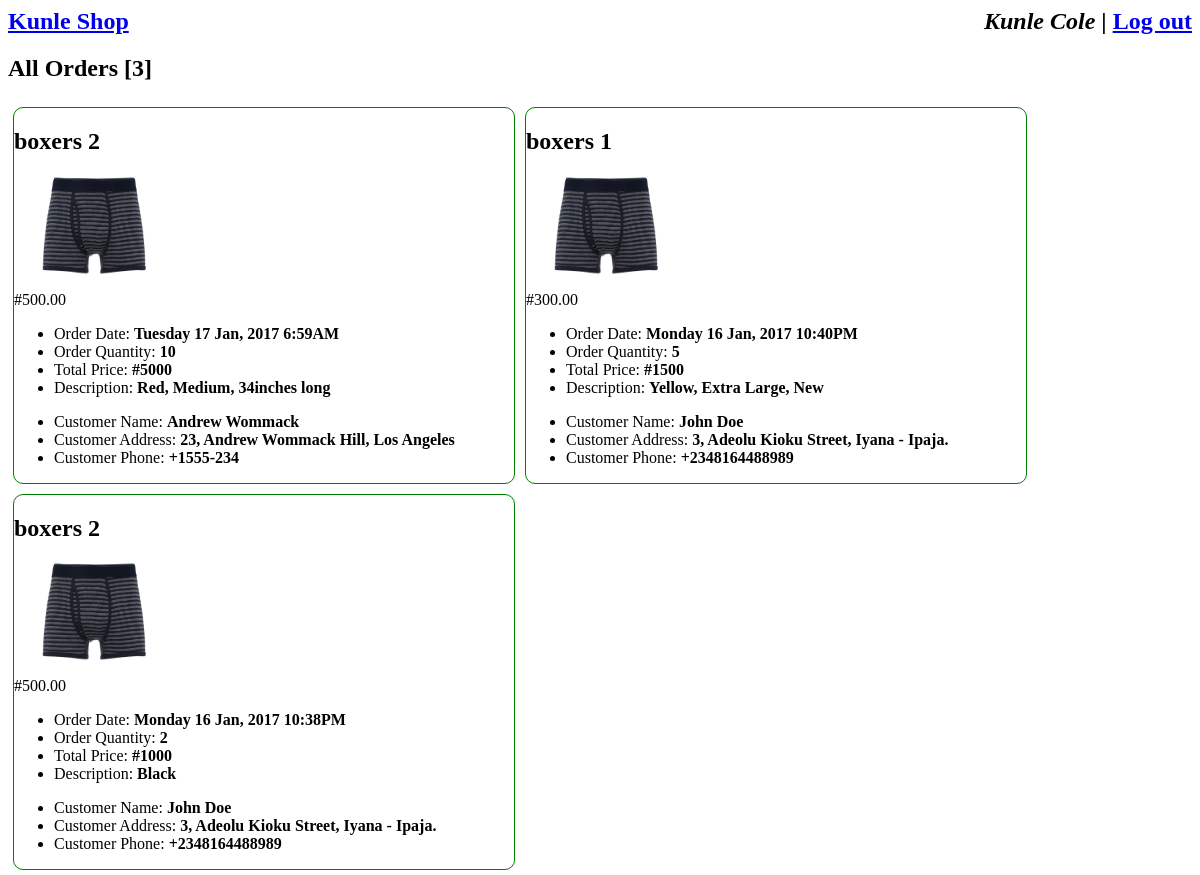
Page /orders.php (signed in) on the committed database.
### tables this page shows
CREATE TABLE `order` (
  `id` int(10) UNSIGNED NOT NULL,
  `date` varchar(45) NOT NULL,
  `quantity` int(10) UNSIGNED NOT NULL,
  `description` text,
  `users_id` int(10) UNSIGNED NOT NULL,
  `product_id` int(10) UNSIGNED NOT NULL
);

CREATE TABLE `product` (
  `id` int(10) UNSIGNED NOT NULL,
  `name` varchar(45) NOT NULL,
  `price` decimal(8,2) NOT NULL,
  `picture` varchar(45) DEFAULT NULL
);

CREATE TABLE `users` (
  `id` int(10) UNSIGNED NOT NULL,
  `username` varchar(45) NOT NULL,
  `password` varchar(100) NOT NULL,
  `name` varchar(45) NOT NULL,
  `address` varchar(45) DEFAULT NULL,
  `phone` varchar(45) DEFAULT NULL,
  `type` tinyint(4) NOT NULL
);

### orders.php (the view, shortened to what this page needs)
<?php
	include "head.php";
?>
<div id="body">
<?php
	$query = "SELECT * FROM `order` ORDER BY id DESC";
	$result = $mysqli->query($query);
?>
<h2>All Orders [<?php echo $result->num_rows ?>]</h2>
<?php
	while ($order = $result->fetch_object()) {
?>
	<div class="order-box">
	<?php
		$query = "SELECT * FROM product WHERE id = '$order->product_id'";;
		$product = $mysqli->query($query);
		$product = $product->fetch_object();
		$total = $product->price * $order->quantity;
		$query = "SELECT * FROM users WHERE id = '$order->users_id'";;
		$user = $mysqli->query($query);
		$user = $user->fetch_object();
	?>
<h2><?php echo $product->name ?></h2>
<img src="<?php echo $product->picture ?>" />
<p>#<?php echo $product->price ?></p>
<ul>
<li>Order Date: <b><?php echo date('l d M, Y g:iA',$order->date); ?></b></li>
<li>Order Quantity: <b><?php echo $order->quantity; ?></b></li>
<li>Total Price: <b>#<?php echo $total; ?></b></li>
<li>Description: <b><?php echo $order->description; ?></b></li>
</ul>
<ul>
<li>Customer Name: <b><?php echo $user->name ?></b></li>
<li>Customer Address: <b><?php echo $user->address ?></b></li>
<li>Customer Phone: <b><?php echo $user->phone ?></b></li>
</ul>
</div>
<?php
	}
?>
</div>
</body>
</html>

### head.php (shortened to what this page needs)
<?php
	function isLoggedIn(){
		if (isset($_SESSION['id'])) {
			return true;
		}
	}
?>
<html>
<head>
</head>
<body>
<div id="top-bar">
<h2><a href="index.php">Kunle Shop</a>
<?php if(isLoggedIn()){ ?>
<span style="float:right;"><i><?php echo $_SESSION['name'] ?></i> | <a href="index.php?action=logout">Log out</a></span>
<?php }else{?>
<span style="float:right;"><a href="#">Register</a></span>
<?php }?>
</h2>
</div>

### head.php (style rules this page uses)
.order-box { float: left; width: 500px; margin: 5px; border: 1px solid green; border-radius: 10px; }
.order-box > img { width: 160px; height: 100px; }

### rows in the picture
order: product.name "boxers 2", product.picture (picture), product.price "500.00", date "Tuesday 17 Jan, 2017 6:59AM", quantity "10", total "5000", description "Red, Medium, 34inches long", users.name "Andrew Wommack", users.address "23, Andrew Wommack Hill, Los Angeles", users.phone "+1555-234"
order: product.name "boxers 1", product.picture (picture), product.price "300.00", date "Monday 16 Jan, 2017 10:40PM", quantity "5", total "1500", description "Yellow, Extra Large, New", users.name "John Doe", users.address "3, Adeolu Kioku Street, Iyana - Ipaja.", users.phone "+2348164488989"
order: product.name "boxers 2", product.picture (picture), product.price "500.00", date "Monday 16 Jan, 2017 10:38PM", quantity "2", total "1000", description "Black", users.name "John Doe", users.address "3, Adeolu Kioku Street, Iyana - Ipaja.", users.phone "+2348164488989"

### other values in the picture
$_SESSION['name'] "Kunle Cole"
$result->num_rows "3"
